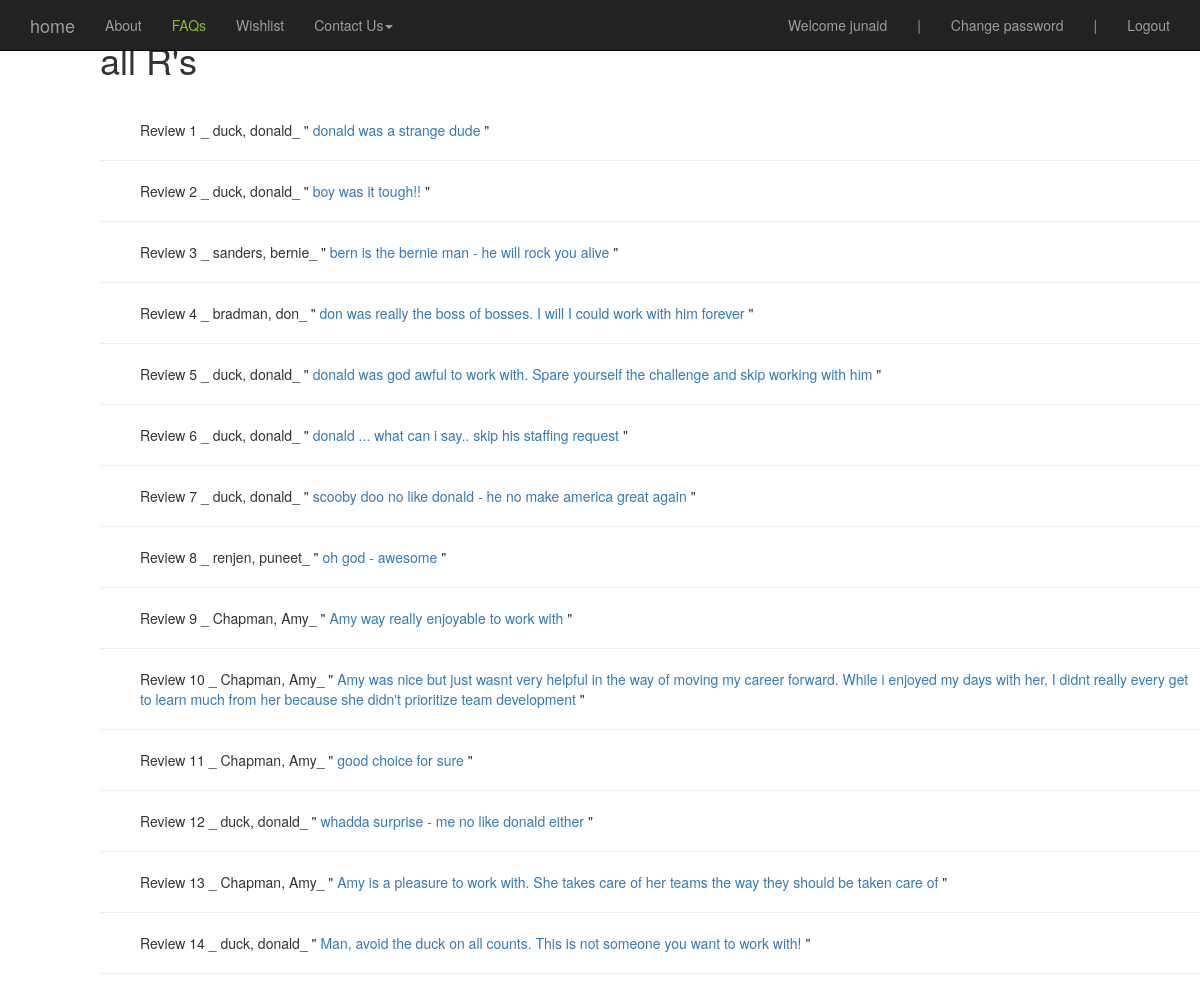
The app's page /reviews/ (signed in), older data.
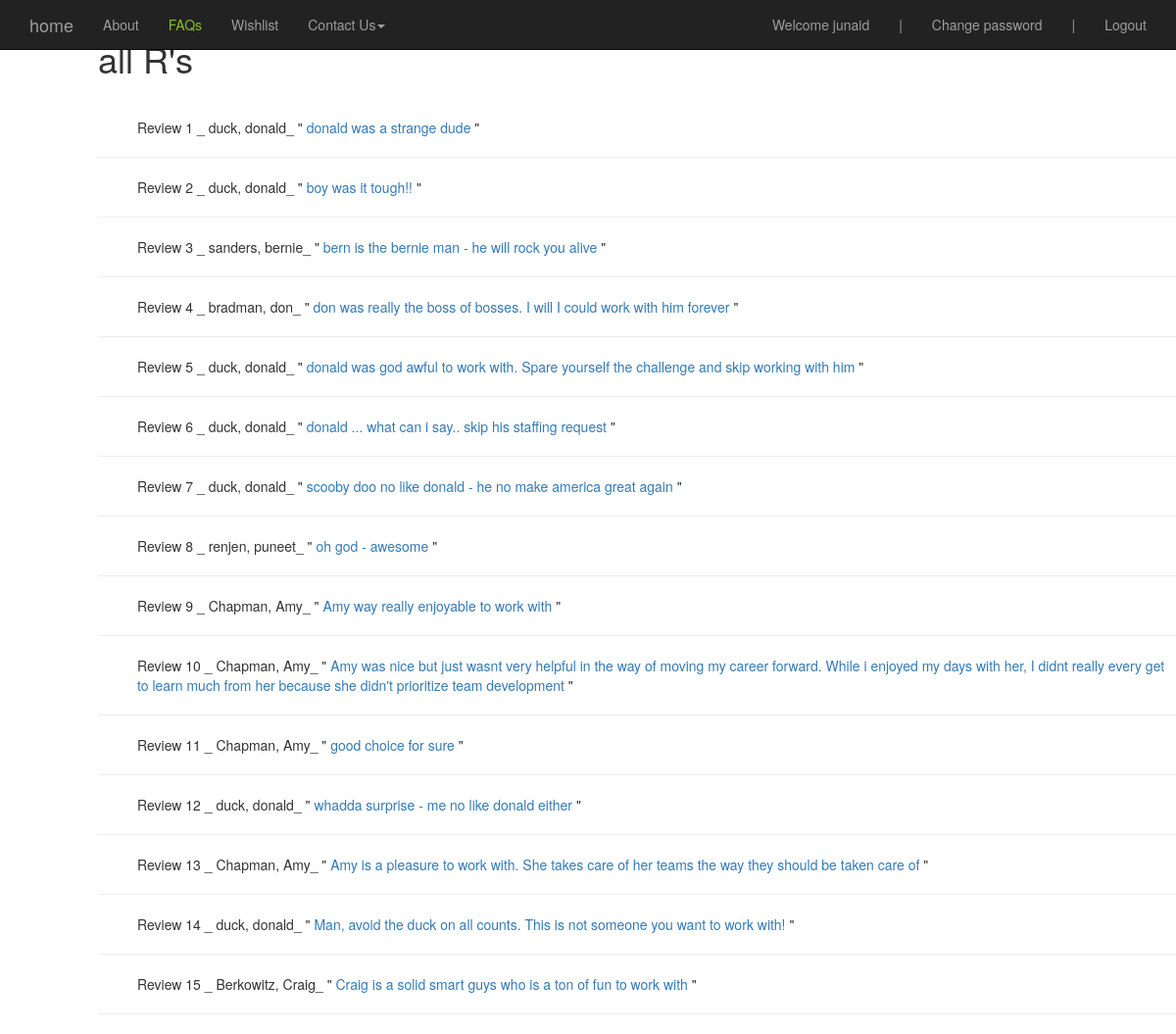
The same page, newer data.
### reviews/models.py (models this page shows, shortened)
class Review(models.Model):
	user = models.ForeignKey(settings.AUTH_USER_MODEL)
	employee = models.ForeignKey("Employee") #in quotes because model defined later
	length_working = models.PositiveIntegerField(verbose_name="how long have you worked with this person? (months)?")
	ques1 = models.PositiveIntegerField(verbose_name="How nice is this person in their professional interactions (1-5)? (5 = most)?", validators=[MinValueValidator(1), MaxValueValidator(5)])
	ques2 = models.PositiveIntegerField(verbose_name="How competent is this person in their domain of expertise (1-5)? (5 = most)", validators=[MinValueValidator(1), MaxValueValidator(5)])
	ques3 = models.PositiveIntegerField(verbose_name="How much did you learn from this person while working with them (1-5)? (5 = most)", validators=[MinValueValidator(1), MaxValueValidator(5)])
	timestamp = models.DateTimeField(auto_now=False, auto_now_add=True)
	WORK_AGAIN_CHOICES = (
	    ('Y', 'Yes'),
	    ('N', 'No'),
	)
	work_again =  models.CharField(verbose_name="would you work with this person again if you had the choice?",
									max_length=1, choices=WORK_AGAIN_CHOICES, null=False)
	content = models.TextField(verbose_name="Please provide some comments on what it was like to work with this person",
									max_length=1500, validators=[ MinLengthValidator(60, message="Please enter a more impactful review")])
	def get_absolute_url(self):
		return reverse("r_detail", kwargs={"pk": self.pk} )
	class Meta:
		unique_together = (("user", "employee"),)  #really important - prevents dups

class Employee(models.Model):
	tracking_id = models.IntegerField()
	first_name = models.CharField(max_length=120)
	last_name = models.CharField(max_length=120)
	email = models.CharField(max_length=120, null=True, blank=True)
	level = models.CharField(max_length=120)
	service_area = models.CharField(max_length=120)
	service_line = models.CharField(max_length=120, null=True, blank=True)
	office = models.CharField(max_length=120)
	is_live = models.BooleanField(default=True)
	timestamp = models.DateTimeField(auto_now=False, auto_now_add=True)
	@property
	def full_name(self):
		return ''.join([self.last_name, ', ', self.first_name])
	def __unicode__(self):
		return self.full_name

### reviews/views.py (the view)
@login_required
def review_list(request):
	queryset = Review.objects.all()
	if request.user.is_superuser:
		context = {"obj_list": queryset}
	else:
		context = {"title": "Unauthenticated List"}
	return render(request, "review_list.html", context)  #render takes in request, a template and a context

### templates/review_list.html
{% extends "base.html" %}
{% block content %}
<div class='col-sm-offset-1'>
<h1> all R's</h1>
<br>
<br>
{% for obj in obj_list %}
	<ul>
	Review {{obj.pk}} _
	{{obj.employee}}_ "
	<a href='{{ obj.get_absolute_url }}'> {{obj.content}} </a> "
	</ul>
	<hr/>
{% endfor %}
</div>
{% endblock %}

Row changes from the older to the newer data that the page shows:
added Review: pk "15", employee "Berkowitz, Craig", content "Craig is a solid smart guys who is a ton of fun to work with"
